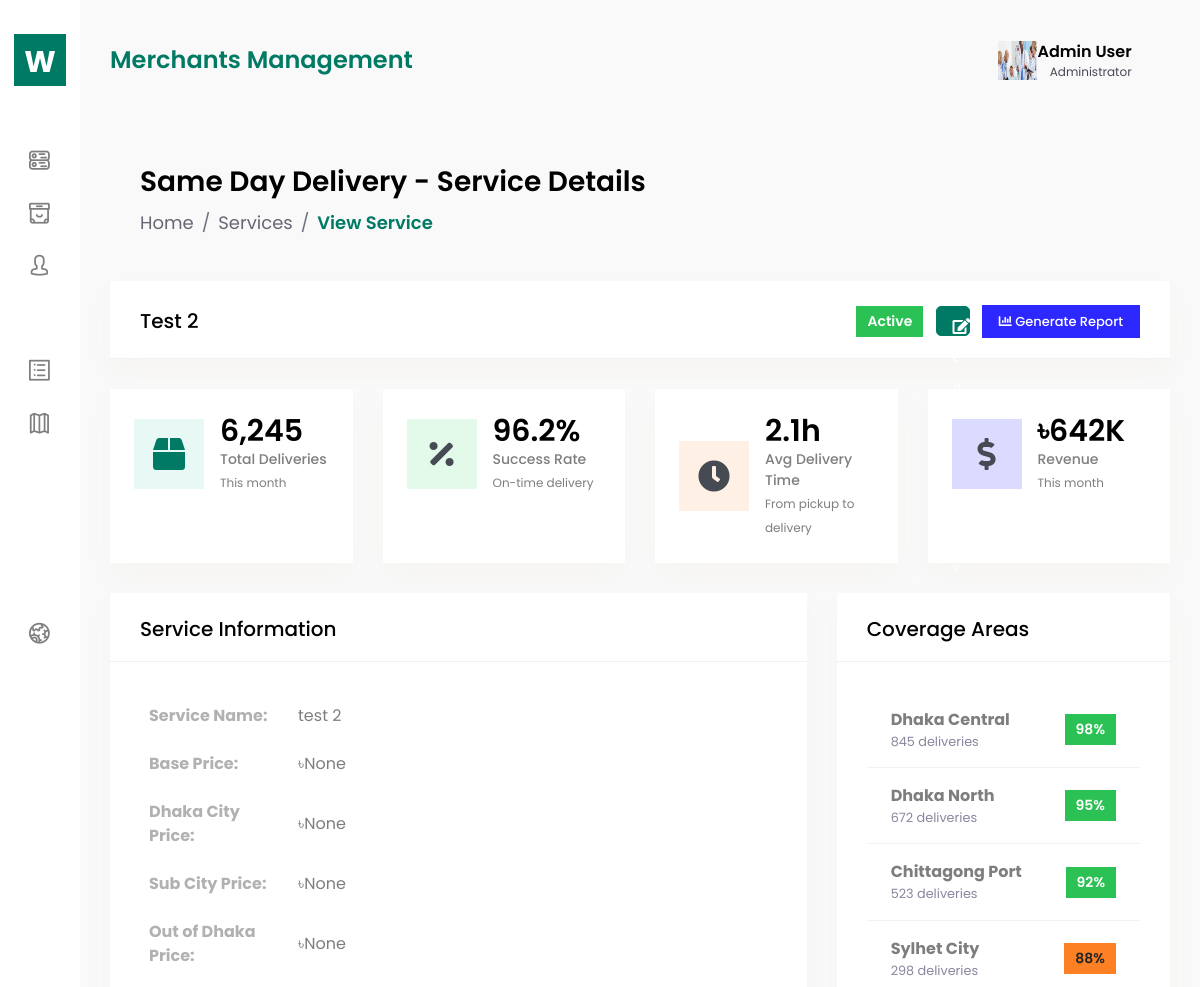
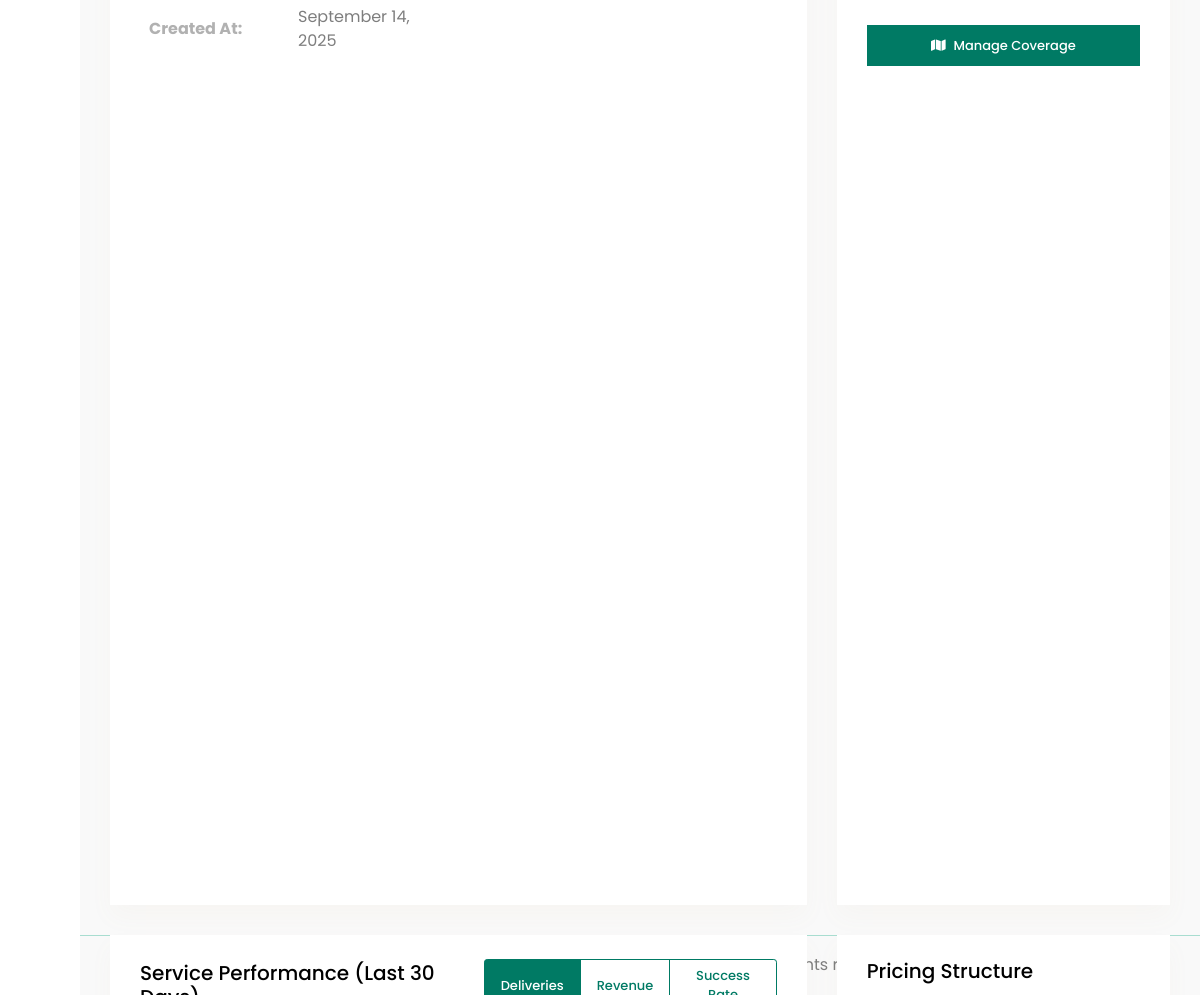
/logistics/service/10/, run on the app's committed database (2 pictures, top to bottom).
### logistics/models.py (models this page shows, shortened)
class Service(models.Model):
    service_id = models.AutoField(primary_key=True)
    service_name = models.CharField(max_length=100)
    base_price = models.DecimalField(max_digits=20, decimal_places=2, null=True,blank=True)
    is_weight_based = models.BooleanField(default=False, null=True, blank=True)
    service_merchant_id = models.ForeignKey('accounts.Merchant', on_delete=models.CASCADE, related_name='services_merchant', null=True,blank=True)
    customer = models.ForeignKey( "accounts.Customer", on_delete=models.CASCADE, null=True, blank=True,related_name="customerservices")
    customer_cod_amount = models.DecimalField(max_digits=10, decimal_places=2, null=True, blank=True)
    percentage_cod=models.DecimalField(max_digits=5, decimal_places=2, null=True, blank=True)
    calculated_cod_amount = models.DecimalField(max_digits=10, decimal_places=2, null=True, blank=True)
    cod_option = models.CharField(
        max_length=10,
        choices=(("no", "No COD"), ("yes", "COD")),
        default="no"
    )
    dhaka_city_price = models.DecimalField(max_digits=20, decimal_places=2, null=True, blank=True)
    sub_city_price = models.DecimalField(max_digits=20, decimal_places=2, null=True, blank=True)
    out_of_dhaka_price = models.DecimalField(max_digits=20, decimal_places=2, null=True, blank=True)
    service_parcel = models.CharField(max_length=100, null=True, blank=True)
    created_at = models.DateTimeField(auto_now_add=True)
    updated_at = models.DateTimeField(auto_now=True)
    service_area = models.ManyToManyField('Area', related_name='service_area')

### logistics/views.py (the view)
# urls.py: path("service/<int:service_id>/", views.view_service, name="view_service"),
def view_service(request, service_id):
    service = get_object_or_404(Service, pk=service_id)
    return render(request, "logistics/service-view.html", {"service": service})

### logistics/templates/logistics/service-view.html (shortened to what this page needs)
{%extends "base.html"%}
{% block content%}
<div class="content-body">
            <div class="container-fluid">
                <div class="row page-titles mx-0">
                    <div class="col-sm-6 p-md-0">
                        <div class="welcome-text">
                            <h4>Same Day Delivery - Service Details</h4>
                        </div>
                    </div>
                    <div class="col-sm-6 p-md-0 justify-content-sm-end mt-2 mt-sm-0 d-flex">
                        <ol class="breadcrumb">
                            <li class="breadcrumb-item"><a href="{% url "dashboard"%}">Home</a></li>
                            <li class="breadcrumb-item"><a href="{% url "service"%}">Services</a></li>
                            <li class="breadcrumb-item active"><a href="{% url "view_service" service.service_id %}">View Service</a></li>
                        </ol>
                    </div>
                </div>
                <div class="row">
                    <div class="col-xl-12">
                        <div class="card">
                            <div class="card-header">
                                <h4 class="card-title">{{ service.service_name }}</h4>
                                <div class="card-action">
                                    <span class="badge badge-success mr-2">Active</span>
                                    <a href="{% url 'edit_service' service.service_id%}" class="btn btn-primary btn-sm mr-2">
                                        <i class="fas fa-edit"></i> Edit Service
                                    </a>
                                    <button type="button" class="btn btn-info btn-sm" data-toggle="modal" data-target="#serviceReportModal">
                                        <i class="fas fa-chart-bar"></i> Generate Report
                                    </button>
                                </div>
                            </div>
                        </div>
                    </div>
                </div>
                <div class="row">
                    <div class="col-xl-3 col-lg-6 col-sm-6">
                        <div class="widget-stat card">
                            <div class="card-body p-4">
                                <div class="media ai-icon">
                                    <span class="mr-3 bgl-primary ai-icon">
                                        <i class="fas fa-box"></i>
                                    </span>
                                    <div class="media-body">
                                        <h3 class="mb-0 text-black">6,245</h3>
                                        <p class="mb-0">Total Deliveries</p>
                                        <small>This month</small>
                                    </div>
                                </div>
                            </div>
                        </div>
                    </div>
                    <div class="col-xl-3 col-lg-6 col-sm-6">
                        <div class="widget-stat card">
                            <div class="card-body p-4">
                                <div class="media ai-icon">
                                    <span class="mr-3 bgl-success ai-icon">
                                        <i class="fas fa-percentage"></i>
                                    </span>
                                    <div class="media-body">
                                        <h3 class="mb-0 text-black">96.2%</h3>
                                        <p class="mb-0">Success Rate</p>
                                        <small>On-time delivery</small>
                                    </div>
                                </div>
                            </div>
                        </div>
                    </div>
                    <div class="col-xl-3 col-lg-6 col-sm-6">
                        <div class="widget-stat card">
                            <div class="card-body p-4">
                                <div class="media ai-icon">
                                    <span class="mr-3 bgl-warning ai-icon">
                                        <i class="fas fa-clock"></i>
                                    </span>
                                    <div class="media-body">
                                        <h3 class="mb-0 text-black">2.1h</h3>
                                        <p class="mb-0">Avg Delivery Time</p>
                                        <small>From pickup to delivery</small>
                                    </div>
                                </div>
                            </div>
                        </div>
                    </div>
                    <div class="col-xl-3 col-lg-6 col-sm-6">
                        <div class="widget-stat card">
                            <div class="card-body p-4">
                                <div class="media ai-icon">
                                    <span class="mr-3 bgl-info ai-icon">
                                        <i class="fas fa-dollar-sign"></i>
                                    </span>
                                    <div class="media-body">
                                        <h3 class="mb-0 text-black">৳642K</h3>
                                        <p class="mb-0">Revenue</p>
                                        <small>This month</small>
                                    </div>
                                </div>
                            </div>
                        </div>
                    </div>
                </div>
                <div class="row">
                    <div class="col-xl-8">
                        <div class="card">
                            <div class="card-header">
                                <h4 class="card-title">Service Information</h4>
                            </div>
                            <div class="card-body">
                                <div class="row">
                                    <div class="col-md-6">
                                        <table class="table table-borderless">
                                             <tr>
                                               <td><strong>Service Name:</strong></td>
                                               <td>{{ service.service_name }}</td>
                                             </tr>
                                             <tr>
                                                <td><strong>Base Price:</strong></td>
                                                <td>৳{{ service.base_price }}</td>
                                             </tr>
                                             <tr>
                                                <td><strong>Dhaka City Price:</strong></td>
                                                <td>৳{{ service.dhaka_city_price }}</td>
                                             </tr>
                                             <tr>
                                                <td><strong>Sub City Price:</strong></td>
                                                <td>৳{{ service.sub_city_price }}</td>
                                             </tr>
                                             <tr>
                                                <td><strong>Out of Dhaka Price:</strong></td>
                                                <td>৳{{ service.out_of_dhaka_price }}</td>
                                            <tr>
                                               <td><strong>Created At:</strong></td>
                                               <td>{{ service.created_at|date:"F d, Y" }}</td>
                                            </tr>
                                        </table>
                                    </div>
                                </div>
                            </div>
                        </div>
                        <div class="card">
                            <div class="card-header">
                                <h4 class="card-title">Service Performance (Last 30 Days)</h4>
                                <div class="card-tools">
                                    <div class="btn-group btn-group-sm">
                                        <button type="button" class="btn btn-primary" id="chartDeliveries">Deliveries</button>
                                        <button type="button" class="btn btn-outline-primary" id="chartRevenue">Revenue</button>
                                        <button type="button" class="btn btn-outline-primary" id="chartSuccess">Success Rate</button>
                                    </div>
                                </div>
                            </div>
                        </div>
                    </div>
                    <div class="col-xl-4">
                        <div class="card">
                            <div class="card-header">
                                <h4 class="card-title">Coverage Areas</h4>
                            </div>
                            <div class="card-body">
                                <div class="list-group list-group-flush">
                                    <div class="list-group-item d-flex justify-content-between align-items-center">
                                        <div>
                                            <strong>Dhaka Central</strong>
                                            <small class="text-muted d-block">845 deliveries</small>
                                        </div>
                                        <span class="badge badge-success">98%</span>
                                    </div>
                                    <div class="list-group-item d-flex justify-content-between align-items-center">
                                        <div>
                                            <strong>Dhaka North</strong>
                                            <small class="text-muted d-block">672 deliveries</small>
                                        </div>
                                        <span class="badge badge-success">95%</span>
                                    </div>
                                    <div class="list-group-item d-flex justify-content-between align-items-center">
                                        <div>
                                            <strong>Chittagong Port</strong>
                                            <small class="text-muted d-block">523 deliveries</small>
                                        </div>
                                        <span class="badge badge-success">92%</span>
                                    </div>
                                    <div class="list-group-item d-flex justify-content-between align-items-center">
                                        <div>
                                            <strong>Sylhet City</strong>
                                            <small class="text-muted d-block">298 deliveries</small>
                                        </div>
                                        <span class="badge badge-warning">88%</span>
                                    </div>
                                </div>
                                <div class="mt-3">
                                    <a href="service-areas.html" class="btn btn-primary btn-block">
                                        <i class="fas fa-map mr-2"></i>Manage Coverage
                                    </a>
                                </div>
                            </div>
                        </div>
                        <div class="card mt-3">
                            <div class="card-header">
                                <h4 class="card-title">Pricing Structure</h4>
                            </div>
                        </div>
                    </div>
                </div>
            </div>
        </div>
{%endblock%}

### static/assets/css/custom-primary.css (style rules this page uses)
:root { --primary-color: #007A64; --primary-dark: #005a4a; --primary-light: #00A885; --primary-lighter: #e8f8f5; --primary-border: #a8ddd0; --accent-yellow: #FFD700; --accent-yellow-light: #FFF176; --accent-yellow-dark: #FFC107; --warning-yellow: #FF9800; --gradient-primary: linear-gradient(135deg, var(--primary-color) 0%, var(--primary-light) 100%); --gradient-accent: linear-gradient(135deg, var(--accent-yellow) 0%, var(--accent-yellow-dark) 100%); --gradient-combined: linear-gradient(135deg, var(--primary-color) 0%, var(--accent-yellow) 100%); }
.btn-primary { background-color: var(--primary-color) !important; border-color: var(--primary-color) !important; }
.btn-outline-primary { color: var(--primary-color) !important; border-color: var(--primary-color) !important; }
.bgl-primary { background-color: var(--primary-lighter) !important; }
.bgl-primary i { color: var(--primary-color) !important; }
a { color: var(--primary-color); }
.card .btn-primary { background-color: var(--primary-color) !important; border-color: var(--primary-color) !important; }
.breadcrumb-item.active { color: var(--primary-color) !important; }

### data on the page
Service: service_name "Test 2", service_name "test 2", base_price "None", dhaka_city_price "None", sub_city_price "None", out_of_dhaka_price "None", created_at "September 14, 2025"
